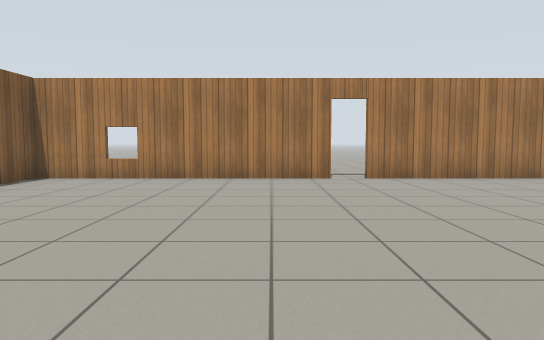
[1] (above)

19 first-person views from a walk through a world built for the Gazebo simulator. The camera is 0.9 m above the floor, tilts 4° down and sees 70° across. The floor is counted in squares, 1 m on a side. Each view is taken from the middle of a square. On the plan, view 1 faces up. The plan holds only what a view shows up to about 13 squares ahead; the rest is blank. The place goes on beyond the plan. The robots in the file are not drawn. Gazebo's built-in surfaces are drawn with simple patterns.

[2]
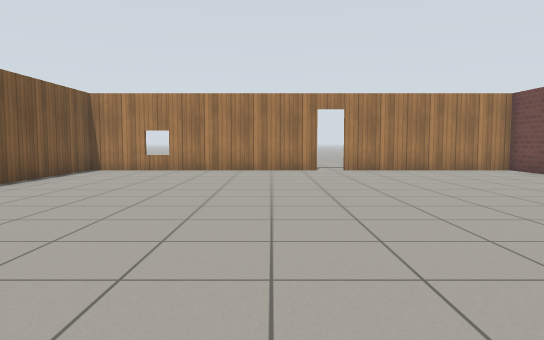

[3]
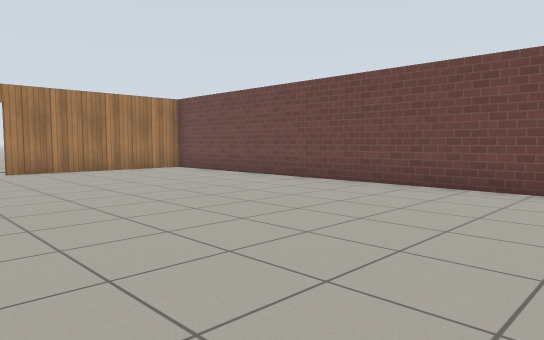

[4]
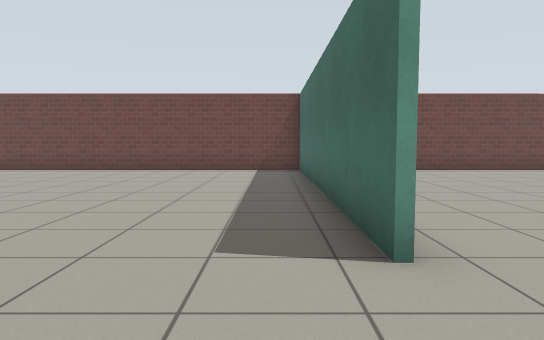

[5]
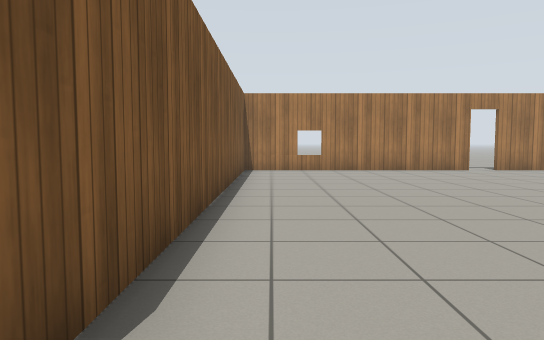

[6]
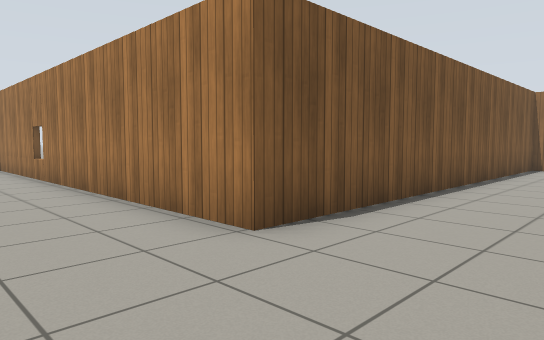

[7]
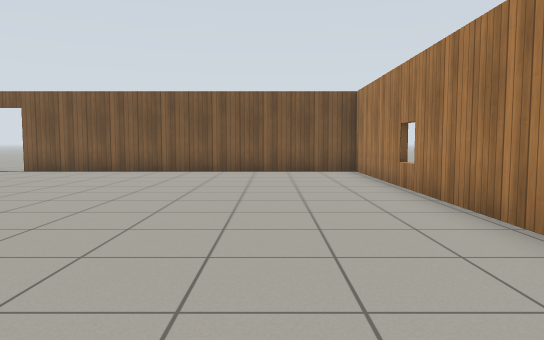

[8]
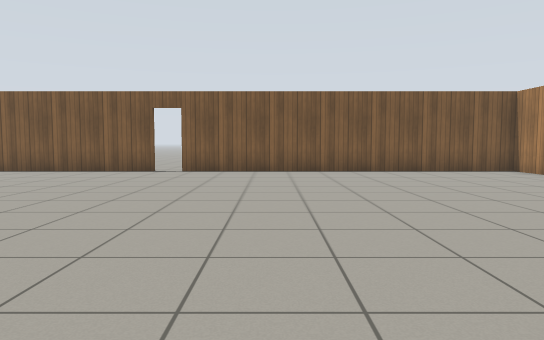

[9]
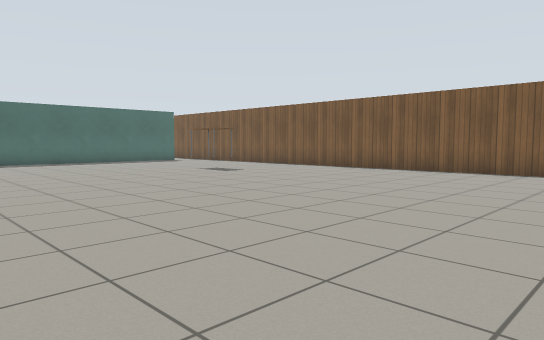

[10]
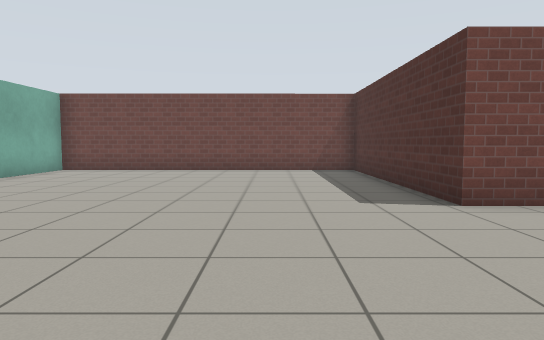

[11]
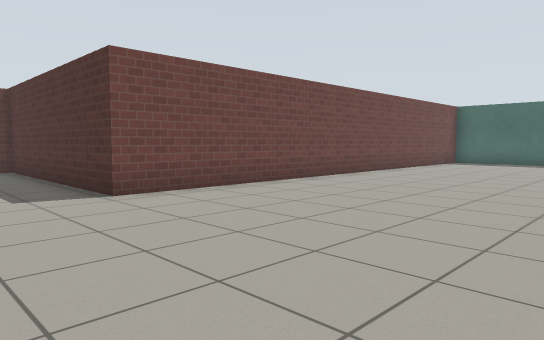

[12]
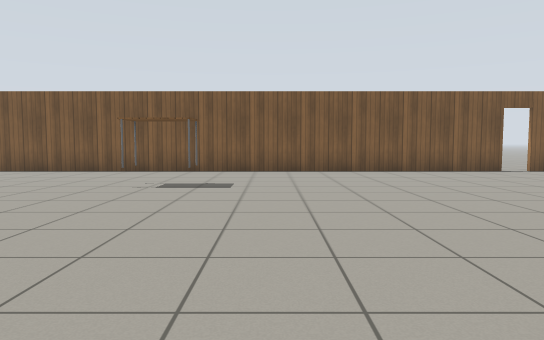

[13]
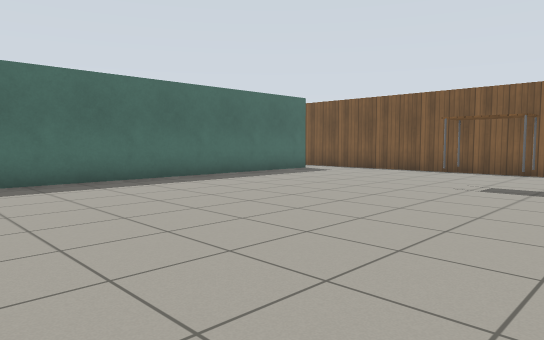

[14]
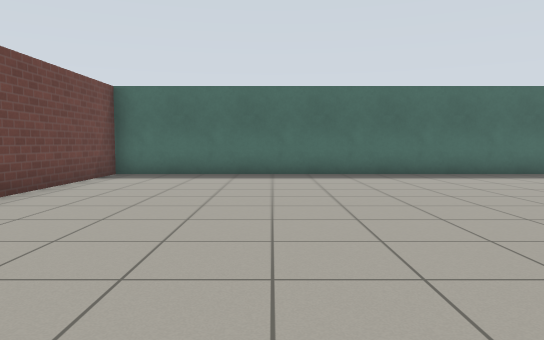

[15]
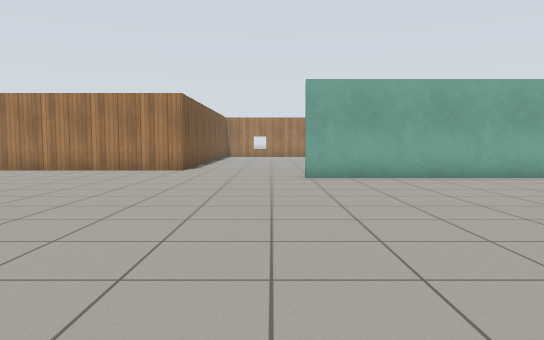

[16]
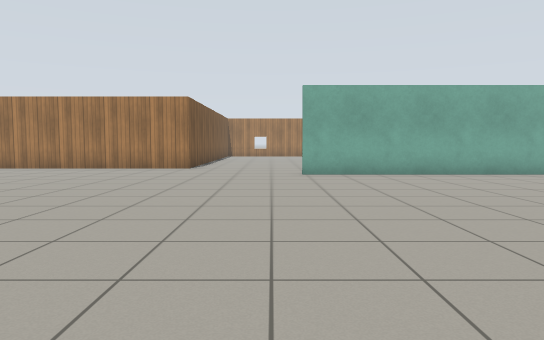

[17]
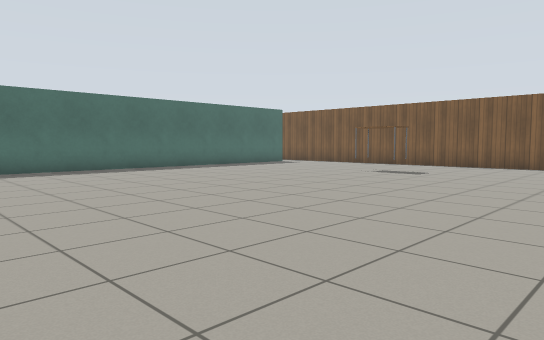

[18]
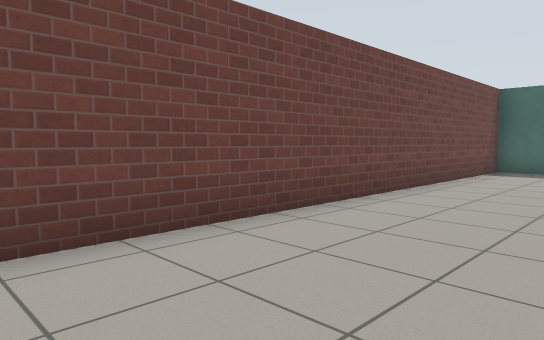

[19]
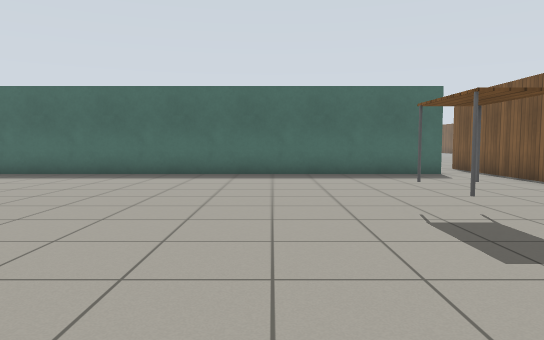

### Floor plan
Ten units are one square. View 1 is at (0, 0); x grows to the right and y downward. Boxes are objects, and circles mark ways between rooms. Rooms are numbered by the first view taken in them; rooms with no view inside come last. Other rooms are left out.
<svg viewBox="-188 -105 272 415">
<path fill="none" stroke="#000" d="M-23 49 77 49M15 -97 -59 -97 -59 24M78 50 78 -97 24 -97M-183 136 -183 305M-59 24 -183 24 -183 129M-169 301 5 301 5 147 78 147 78 50M79 51 -23 51"/>
<rect x="-145" y="225" width="10" height="20" fill="#bbb"><title>table</title></rect>
<circle cx="-45" cy="38" r="3" fill="#2a7"/>
<text x="10" y="-20">1</text>
<text x="-70" y="160">2</text>
</svg>
Room 1 opens to room 2.

Where each view was taken, in squares from view 1:
view 1: 0 up, 0 right, facing up
view 2: 3 down, 0 right, facing up
view 3: 3 down, 0 right, facing up-right
view 4: 4 down, 5 left, facing right
view 5: 3 down, 5 left, facing up
view 6: 5 down, 3 left, facing up-left
view 7: 5 down, 6 left, facing left
view 8: 10 down, 6 left, facing left
view 9: 12 down, 6 left, facing down-left
view 10: 12 down, 5 left, facing right
view 11: 12 down, 6 left, facing down-right
view 12: 21 down, 6 left, facing left
view 13: 21 down, 6 left, facing down-left
view 14: 19 down, 4 left, facing down
view 15: 15 down, 3 left, facing up
view 16: 16 down, 3 left, facing up
view 17: 17 down, 3 left, facing down-left
view 18: 17 down, 3 left, facing down-right
view 19: 19 down, 12 left, facing down
